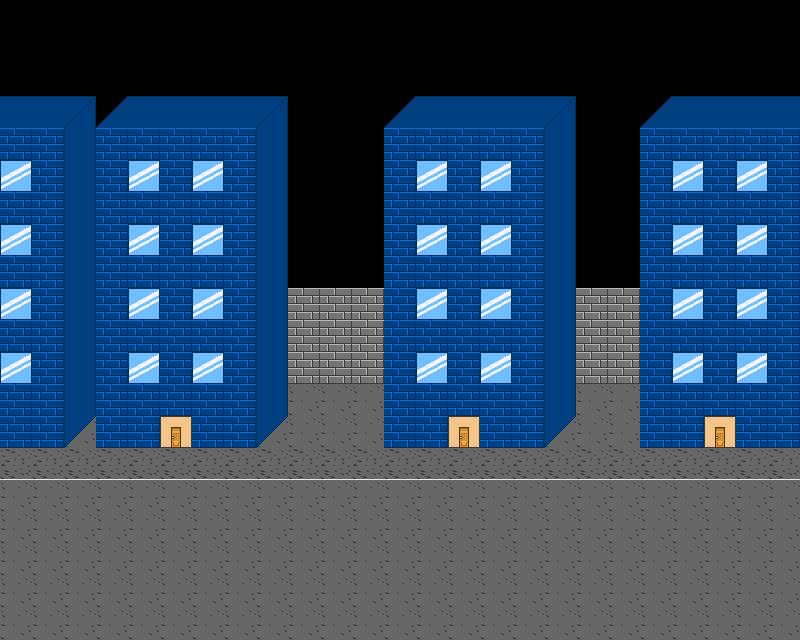

Rendered tile map (Tiled .tmx) drawn with the repository's tilesets; below, a short description and the map source with its tile grids summarised:
An orthogonal 25x20 tile map with 32x32 px tiles, 2 tile layers (Tile Layer 1, Tile Layer 2).

<map version="1.0" orientation="orthogonal" width="25" height="20" tilewidth="32" tileheight="32">
 <tileset firstgid="1" name="tiles" tilewidth="32" tileheight="32">
  <image source="../gfx/tiles.png" width="512" height="512" />
 </tileset>
 <layer name="Tile Layer 1" width="25" height="20">
  <data>[500 cells, 275 non-empty, 5 distinct tile ids]</data>
 </layer>
 <layer name="Tile Layer 2" width="25" height="20">
  <data>[500 cells, 345 non-empty, 9 distinct tile ids]</data>
 </layer>
</map>
